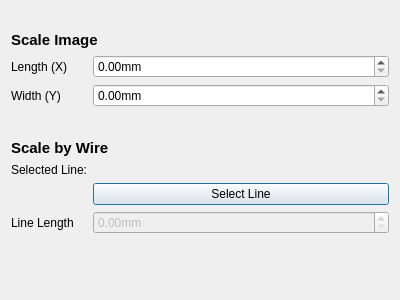
<?xml version="1.0" encoding="UTF-8"?>
<ui version="4.0">
 <class>Dialog</class>
 <widget class="QDialog" name="Dialog">
  <property name="geometry">
   <rect>
    <x>0</x>
    <y>0</y>
    <width>400</width>
    <height>300</height>
   </rect>
  </property>
  <property name="windowTitle">
   <string>Dialog</string>
  </property>
  <layout class="QFormLayout" name="formLayout">
   <item row="0" column="0" colspan="2">
    <widget class="QLabel" name="InfoLabel">
     <property name="font">
      <font>
       <weight>75</weight>
       <bold>true</bold>
      </font>
     </property>
     <property name="text">
      <string/>
     </property>
    </widget>
   </item>
   <item row="2" column="0" colspan="2">
    <widget class="QLabel" name="label_5">
     <property name="font">
      <font>
       <pointsize>11</pointsize>
       <weight>75</weight>
       <bold>true</bold>
      </font>
     </property>
     <property name="text">
      <string>Scale Image</string>
     </property>
    </widget>
   </item>
   <item row="4" column="0">
    <widget class="QLabel" name="label">
     <property name="text">
      <string>Length (X)</string>
     </property>
    </widget>
   </item>
   <item row="4" column="1">
    <widget class="QDoubleSpinBox" name="LengthBox">
     <property name="suffix">
      <string>mm</string>
     </property>
     <property name="maximum">
      <double>100000.000000000000000</double>
     </property>
    </widget>
   </item>
   <item row="6" column="0">
    <widget class="QLabel" name="label_2">
     <property name="text">
      <string>Width (Y)</string>
     </property>
    </widget>
   </item>
   <item row="6" column="1">
    <widget class="QDoubleSpinBox" name="WidthBox">
     <property name="suffix">
      <string>mm</string>
     </property>
     <property name="maximum">
      <double>100000.000000000000000</double>
     </property>
    </widget>
   </item>
   <item row="8" column="0" colspan="2">
    <widget class="QLabel" name="label_6">
     <property name="font">
      <font>
       <pointsize>11</pointsize>
       <weight>75</weight>
       <bold>true</bold>
      </font>
     </property>
     <property name="text">
      <string>Scale by Wire</string>
     </property>
    </widget>
   </item>
   <item row="12" column="1">
    <widget class="QPushButton" name="SelectLineButton">
     <property name="text">
      <string>Select Line</string>
     </property>
    </widget>
   </item>
   <item row="10" column="0">
    <widget class="QLabel" name="label_3">
     <property name="text">
      <string>Selected Line:</string>
     </property>
    </widget>
   </item>
   <item row="10" column="1">
    <widget class="QLabel" name="LineInfo">
     <property name="text">
      <string/>
     </property>
    </widget>
   </item>
   <item row="13" column="0">
    <widget class="QLabel" name="label_4">
     <property name="text">
      <string>Line Length</string>
     </property>
    </widget>
   </item>
   <item row="13" column="1">
    <widget class="QDoubleSpinBox" name="LineLengthBox">
     <property name="enabled">
      <bool>false</bool>
     </property>
     <property name="suffix">
      <string>mm</string>
     </property>
     <property name="maximum">
      <double>100000.000000000000000</double>
     </property>
    </widget>
   </item>
   <item row="7" column="0" colspan="2">
    <spacer name="horizontalSpacer">
     <property name="orientation">
      <enum>Qt::Horizontal</enum>
     </property>
     <property name="sizeHint" stdset="0">
      <size>
       <width>40</width>
       <height>20</height>
      </size>
     </property>
    </spacer>
   </item>
  </layout>
 </widget>
 <resources/>
 <connections/>
</ui>
